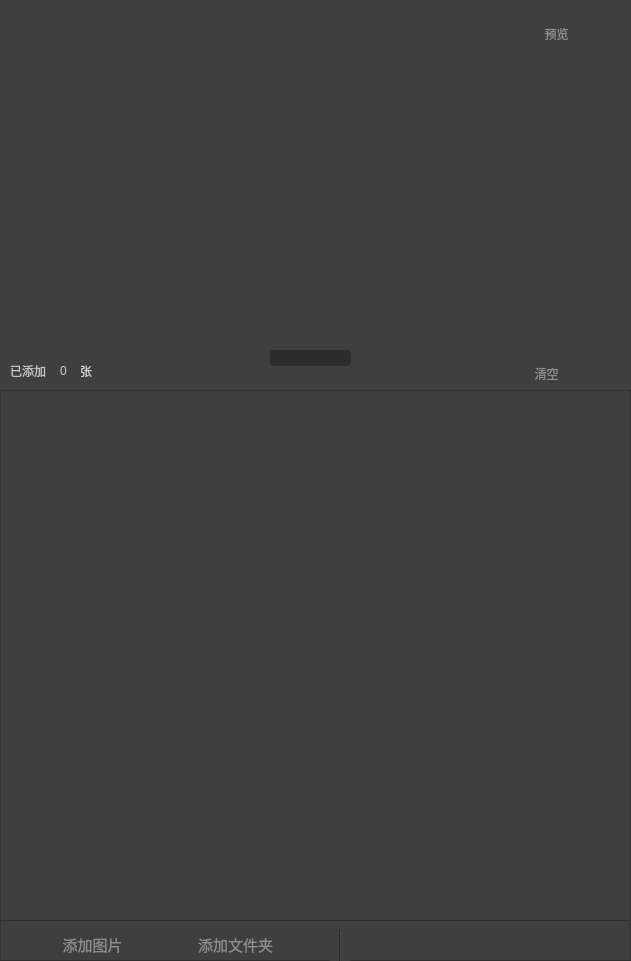
     <widget class="QFrame" name="add_images_frame">
      <property name="geometry">
       <rect>
        <x>0</x>
        <y>0</y>
        <width>631</width>
        <height>961</height>
       </rect>
      </property>
      <property name="minimumSize">
       <size>
        <width>511</width>
        <height>921</height>
       </size>
      </property>
      <property name="styleSheet">
       <string notr="true">background-color: rgb(63, 63, 63);</string>
      </property>
      <property name="frameShape">
       <enum>QFrame::StyledPanel</enum>
      </property>
      <property name="frameShadow">
       <enum>QFrame::Raised</enum>
      </property>
      <widget class="QLabel" name="add_images_label">
       <property name="geometry">
        <rect>
         <x>170</x>
         <y>390</y>
         <width>241</width>
         <height>71</height>
        </rect>
       </property>
       <property name="font">
        <font>
         <family>黑体</family>
         <pointsize>16</pointsize>
        </font>
       </property>
       <property name="styleSheet">
        <string notr="true">background-color: rgb(132, 198, 0);</string>
       </property>
       <property name="text">
        <string>+添加多张图片</string>
       </property>
       <property name="alignment">
        <set>Qt::AlignCenter</set>
       </property>
      </widget>
      <widget class="QLabel" name="add_image_dir_label">
       <property name="geometry">
        <rect>
         <x>240</x>
         <y>490</y>
         <width>111</width>
         <height>31</height>
        </rect>
       </property>
       <property name="styleSheet">
        <string notr="true">color: rgb(226, 226, 226);</string>
       </property>
       <property name="text">
        <string>添加整个文件夹</string>
       </property>
      </widget>
      <widget class="QLabel" name="or_label">
       <property name="geometry">
        <rect>
         <x>200</x>
         <y>490</y>
         <width>41</width>
         <height>21</height>
        </rect>
       </property>
       <property name="styleSheet">
        <string notr="true">color: rgb(203, 203, 203);</string>
       </property>
       <property name="text">
        <string>或</string>
       </property>
      </widget>
      <widget class="QFrame" name="pre_deal_tools_frame">
       <property name="geometry">
        <rect>
         <x>0</x>
         <y>920</y>
         <width>631</width>
         <height>41</height>
        </rect>
       </property>
       <property name="frameShape">
        <enum>QFrame::StyledPanel</enum>
       </property>
       <property name="frameShadow">
        <enum>QFrame::Raised</enum>
       </property>
       <widget class="QPushButton" name="pre_after_add_images_button">
        <property name="geometry">
         <rect>
          <x>42</x>
          <y>10</y>
          <width>101</width>
          <height>28</height>
         </rect>
        </property>
        <property name="font">
         <font>
          <pointsize>11</pointsize>
         </font>
        </property>
        <property name="cursor">
         <cursorShape>PointingHandCursor</cursorShape>
        </property>
        <property name="styleSheet">
         <string notr="true">border-radius: 5px;
color: rgb(140, 140, 140);</string>
        </property>
        <property name="text">
         <string>添加图片</string>
        </property>
        <property name="icon">
         <iconset resource="resources.qrc">
          <normaloff>:/pic/images/pre_add_images_icon.png</normaloff>:/pic/images/pre_add_images_icon.png</iconset>
        </property>
        <property name="iconSize">
         <size>
          <width>20</width>
          <height>20</height>
         </size>
        </property>
       </widget>
       <widget class="QPushButton" name="pre_after_add_directory_button">
        <property name="geometry">
         <rect>
          <x>160</x>
          <y>10</y>
          <width>151</width>
          <height>28</height>
         </rect>
        </property>
        <property name="font">
         <font>
          <pointsize>11</pointsize>
         </font>
        </property>
        <property name="cursor">
         <cursorShape>PointingHandCursor</cursorShape>
        </property>
        <property name="styleSheet">
         <string notr="true">border-radius: 5px;
color: rgb(140, 140, 140);</string>
        </property>
        <property name="text">
         <string>添加文件夹</string>
        </property>
        <property name="icon">
         <iconset resource="resources.qrc">
          <normaloff>:/pic/images/pre_add_gray_directory.png</normaloff>:/pic/images/pre_add_gray_directory.png</iconset>
        </property>
        <property name="iconSize">
         <size>
          <width>30</width>
          <height>30</height>
         </size>
        </property>
       </widget>
       <widget class="QPushButton" name="cancel_image_button">
        <property name="geometry">
         <rect>
          <x>380</x>
          <y>10</y>
          <width>30</width>
          <height>30</height>
         </rect>
        </property>
        <property name="cursor">
         <cursorShape>PointingHandCursor</cursorShape>
        </property>
        <property name="styleSheet">
         <string notr="true">border-radius: 5px;
color: rgb(140, 140, 140);</string>
        </property>
        <property name="text">
         <string/>
        </property>
        <property name="icon">
         <iconset resource="resources.qrc">
          <normaloff>:/pic/images/cancel_image.png</normaloff>:/pic/images/cancel_image.png</iconset>
        </property>
        <property name="iconSize">
         <size>
          <width>25</width>
          <height>25</height>
         </size>
        </property>
       </widget>
       <widget class="Line" name="line">
        <property name="geometry">
         <rect>
          <x>330</x>
          <y>10</y>
          <width>20</width>
          <height>31</height>
         </rect>
        </property>
        <property name="orientation">
         <enum>Qt::Vertical</enum>
        </property>
       </widget>
       <widget class="QPushButton" name="turn_left_image_button">
        <property name="geometry">
         <rect>
          <x>450</x>
          <y>10</y>
          <width>30</width>
          <height>30</height>
         </rect>
        </property>
        <property name="cursor">
         <cursorShape>PointingHandCursor</cursorShape>
        </property>
        <property name="styleSheet">
         <string notr="true">border-radius: 5px;
color: rgb(140, 140, 140);</string>
        </property>
        <property name="text">
         <string/>
        </property>
        <property name="icon">
         <iconset resource="resources.qrc">
          <normaloff>:/pic/images/left_image.png</normaloff>:/pic/images/left_image.png</iconset>
        </property>
        <property name="iconSize">
         <size>
          <width>30</width>
          <height>30</height>
         </size>
        </property>
       </widget>
       <widget class="QPushButton" name="turn_image_right_button">
        <property name="geometry">
         <rect>
          <x>520</x>
          <y>10</y>
          <width>30</width>
          <height>30</height>
         </rect>
        </property>
        <property name="cursor">
         <cursorShape>PointingHandCursor</cursorShape>
        </property>
        <property name="styleSheet">
         <string notr="true">border-radius: 5px;
color: rgb(140, 140, 140);</string>
        </property>
        <property name="text">
         <string/>
        </property>
        <property name="icon">
         <iconset resource="resources.qrc">
          <normaloff>:/pic/images/right_image.png</normaloff>:/pic/images/right_image.png</iconset>
        </property>
        <property name="iconSize">
         <size>
          <width>30</width>
          <height>30</height>
         </size>
        </property>
       </widget>
      </widget>
      <widget class="QWidget" name="display_widget" native="true">
       <property name="geometry">
        <rect>
         <x>0</x>
         <y>-10</y>
         <width>631</width>
         <height>361</height>
        </rect>
       </property>
       <widget class="QLabel" name="display_widget_label">
        <property name="geometry">
         <rect>
          <x>150</x>
          <y>50</y>
          <width>280</width>
          <height>280</height>
         </rect>
        </property>
        <property name="text">
         <string/>
        </property>
       </widget>
       <widget class="QPushButton" name="preview_button">
        <property name="geometry">
         <rect>
          <x>510</x>
          <y>30</y>
          <width>93</width>
          <height>28</height>
         </rect>
        </property>
        <property name="cursor">
         <cursorShape>PointingHandCursor</cursorShape>
        </property>
        <property name="styleSheet">
         <string notr="true">border-radius: 5px;
color: rgb(140, 140, 140);</string>
        </property>
        <property name="text">
         <string>预览</string>
        </property>
        <property name="icon">
         <iconset resource="resources.qrc">
          <normaloff>:/pic/images/preview_image.png</normaloff>:/pic/images/preview_image.png</iconset>
        </property>
       </widget>
      </widget>
      <widget class="QWidget" name="pre_load_trash_widget" native="true">
       <property name="geometry">
        <rect>
         <x>0</x>
         <y>350</y>
         <width>631</width>
         <height>41</height>
        </rect>
       </property>
       <widget class="QLabel" name="label_37">
        <property name="geometry">
         <rect>
          <x>80</x>
          <y>10</y>
          <width>72</width>
          <height>21</height>
         </rect>
        </property>
        <property name="styleSheet">
         <string notr="true">color: rgb(206, 206, 206);</string>
        </property>
        <property name="text">
         <string>张</string>
        </property>
       </widget>
       <widget class="QLabel" name="label_35">
        <property name="geometry">
         <rect>
          <x>10</x>
          <y>10</y>
          <width>51</width>
          <height>21</height>
         </rect>
        </property>
        <property name="styleSheet">
         <string notr="true">color: rgb(195, 195, 195);</string>
        </property>
        <property name="text">
         <string>已添加</string>
        </property>
       </widget>
       <widget class="QLabel" name="images_num_label">
        <property name="geometry">
         <rect>
          <x>60</x>
          <y>10</y>
          <width>21</width>
          <height>21</height>
         </rect>
        </property>
        <property name="styleSheet">
         <string notr="true">color: rgb(204, 204, 204);</string>
        </property>
        <property name="text">
         <string>0</string>
        </property>
       </widget>
       <widget class="QPushButton" name="pre_clear_all_button">
        <property name="geometry">
         <rect>
          <x>500</x>
          <y>10</y>
          <width>93</width>
          <height>28</height>
         </rect>
        </property>
        <property name="cursor">
         <cursorShape>PointingHandCursor</cursorShape>
        </property>
        <property name="styleSheet">
         <string notr="true">border-radius: 5px;
color: rgb(140, 140, 140);</string>
        </property>
        <property name="text">
         <string>清空</string>
        </property>
        <property name="icon">
         <iconset resource="resources.qrc">
          <normaloff>:/pic/images/pre_trash_gray.png</normaloff>:/pic/images/pre_trash_gray.png</iconset>
        </property>
       </widget>
       <widget class="QPushButton" name="updown_preview_button">
        <property name="geometry">
         <rect>
          <x>270</x>
          <y>0</y>
          <width>81</width>
          <height>16</height>
         </rect>
        </property>
        <property name="cursor">
         <cursorShape>PointingHandCursor</cursorShape>
        </property>
        <property name="styleSheet">
         <string notr="true">border-radius: 3px;
color: rgb(140, 140, 140);
background-color: rgb(44, 44, 44);</string>
        </property>
        <property name="text">
         <string/>
        </property>
        <property name="icon">
         <iconset resource="resources.qrc">
          <normaloff>:/pic/images/updown.png</normaloff>:/pic/images/updown.png</iconset>
        </property>
       </widget>
      </widget>
      <widget class="QScrollArea" name="pre_deal_scroll_area">
       <property name="geometry">
        <rect>
         <x>0</x>
         <y>390</y>
         <width>631</width>
         <height>531</height>
        </rect>
       </property>
       <property name="styleSheet">
        <string notr="true"/>
       </property>
       <property name="widgetResizable">
        <bool>true</bool>
       </property>
       <widget class="QWidget" name="scrollAreaWidgetContents_4">
        <property name="geometry">
         <rect>
          <x>0</x>
          <y>0</y>
          <width>629</width>
          <height>529</height>
         </rect>
        </property>
       </widget>
      </widget>
     </widget>
